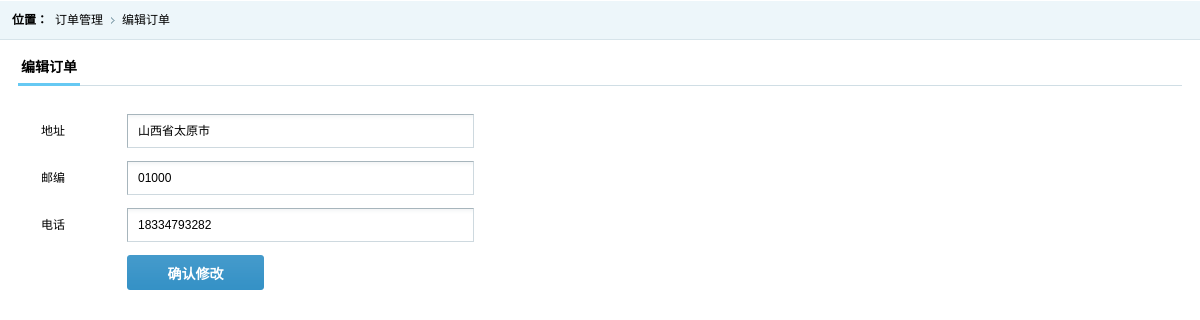
The page /shop/admin/orders/edit.php?id=1 (signed in) on the database its author committed.
### tables this page shows
CREATE TABLE `orders` (
  `id` int(11) NOT NULL,
  `uid` int(11) DEFAULT NULL,
  `linkman` varchar(32) DEFAULT NULL,
  `address` varchar(255) DEFAULT NULL,
  `code` char(6) DEFAULT NULL,
  `phone` varchar(16) DEFAULT NULL,
  `addtime` int(11) DEFAULT NULL,
  `total` double(8,2) DEFAULT NULL,
  `status` tinyint(4) DEFAULT NULL
);

### shop/admin/orders/edit.php (the view, shortened to what this page needs)
<!DOCTYPE html PUBLIC "-//W3C//DTD XHTML 1.0 Transitional//EN" "http://www.w3.org/TR/xhtml1/DTD/xhtml1-transitional.dtd">
<html xmlns="http://www.w3.org/1999/xhtml">
<head>
	<link href="../css/style.css" rel="stylesheet" type="text/css" />
</head>
<body>
	<div class="place">
		<span>位置：</span>
		<ul class="placeul">
			<li><a href="#">订单管理</a></li>
			<li><a href="#">编辑订单</a></li>
		</ul>
    </div>
    <div class="formbody">
		<div class="formtitle"><span>编辑订单</span></div>
		<?php
				$id = $_GET['id'];
				$link = mysqli_connect(HOST,USER,PASS) or die("连接数据库失败");
				mysqli_select_db($link,DBNAME);
				mysqli_set_charset($link,"utf8");
				$sql = "select * from orders where id = {$id}";
				$result = mysqli_query($link,$sql);
				$row = mysqli_fetch_assoc($result);
		?>
		<form action="../controller/update.php?a=orders" method="post">
			<ul class="forminfo">
				<li><label>地址</label><input name="address" type="text" class="dfinput"  value="<?php echo $row['address'] ?>"/></li>
				<li><label>邮编</label><input name="code" type="text" class="dfinput" value="<?php echo $row['code'] ?>"/></li>
				<li><label>电话</label><input name="phone" type="text" class="dfinput" value="<?php echo $row['phone'] ?>"/></li>
				<li><label>&nbsp;</label><input name="" type="submit" class="btn" value="确认修改"/></li>
			</ul>
		</form>
    </div>
</body>
</html>

### shop/admin/css/style.css (style rules this page uses)
* { font-size:9pt;border:0;margin:0;padding:0; }
body { font-family:'微软雅黑'; margin:0 auto;min-width:980px; }
ul { display:block;margin:0;padding:0;list-style:none; }
li { display:block;margin:0;padding:0;list-style: none; }
dl,dt,dd,span { margin:0;padding:0;display:block; }
a,a:focus { text-decoration:none;color:#000;outline:none;blr:expression(this.onFocus=this.blur()); }
.place { height:40px; background:url(../images/righttop.gif) repeat-x; }
.place span { line-height:40px; font-weight:bold;float:left; margin-left:12px; }
.placeul li { float:left; line-height:40px; padding-left:7px; padding-right:12px; background:url(../images/rlist.gif) no-repeat right; }
.placeul li:last-child { background:none; }
.formbody { padding:10px 18px; }
.formtitle { border-bottom:solid 1px #d0dee5; line-height:35px; position:relative; height:35px; margin-bottom:28px; }
.formtitle span { font-weight:bold;font-size:14px; border-bottom:solid 3px #66c9f3;float:left; position:absolute; z-index:100; bottom:-1px; padding:0 3px; height:30px; line-height:30px; }
.forminfo { padding-left:23px; }
.forminfo li { margin-bottom:13px; clear:both; }
.forminfo li label { width:86px;line-height:34px; display:block; float:left; }
.dfinput { width:345px; height:32px; line-height:32px; border-top:solid 1px #a7b5bc; border-left:solid 1px #a7b5bc; border-right:solid 1px #ced9df; border-bottom:solid 1px #ced9df; background:url(../images/inputbg.gif) repeat-x; text-indent:10px; }
.btn { width:137px;height:35px; background:url(../images/btnbg.png) no-repeat; font-size:14px;font-weight:bold;color:#fff; cursor:pointer; }

### rows shown on the page
orders: address "山西省太原市", code "01000", phone "18334793282"
